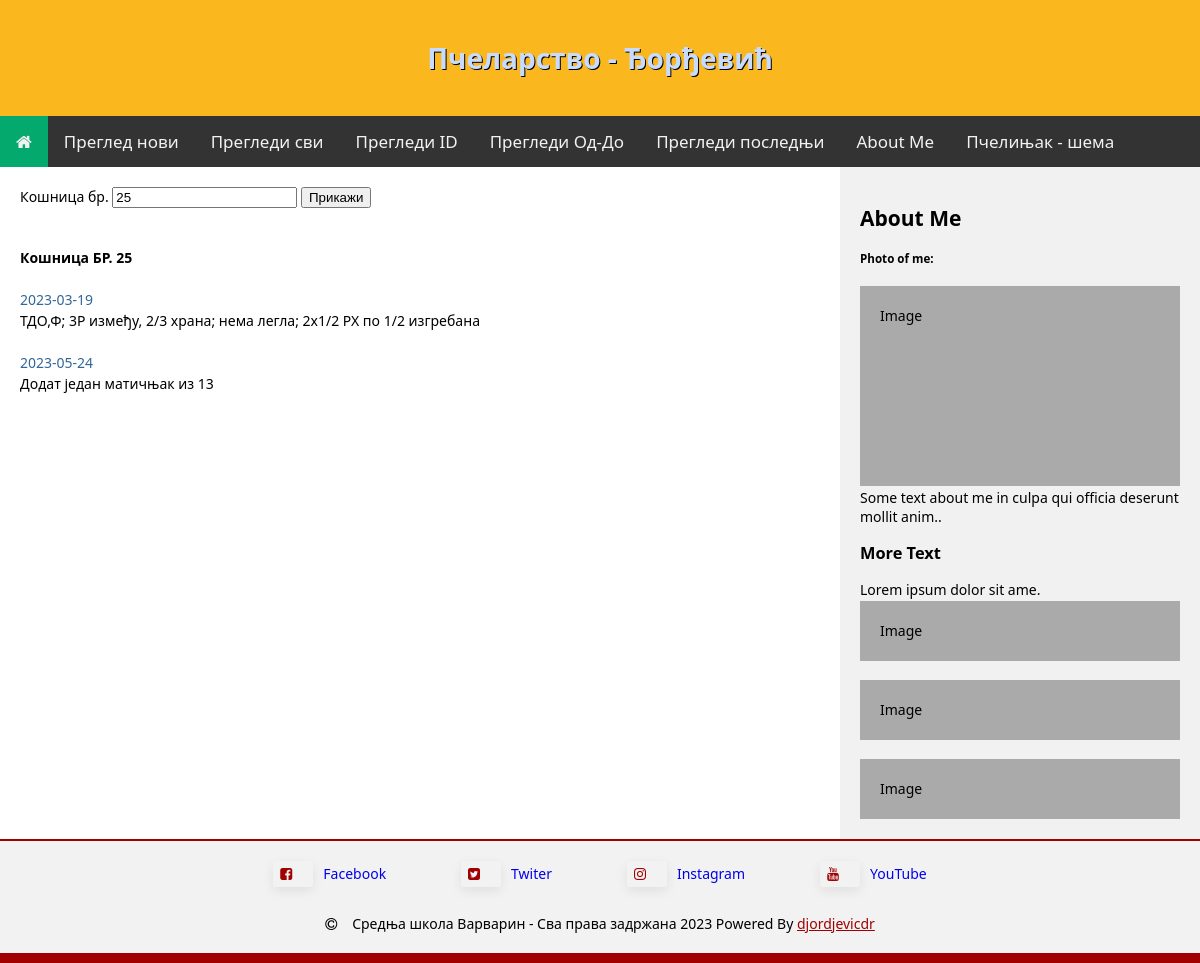
The app's page /inspect_by_id?hive_id=25, older data.
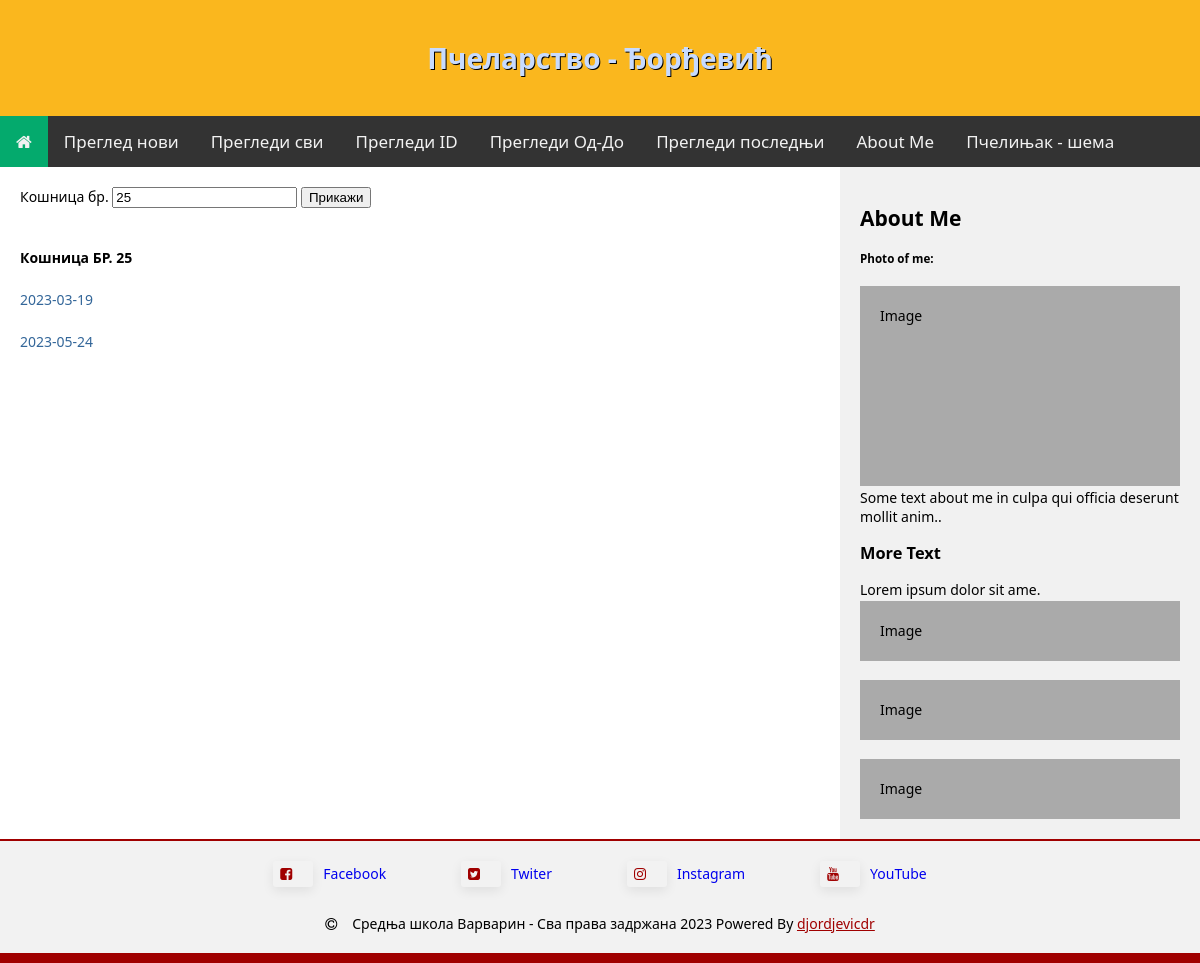
The same page, newer data.
### tables this page shows
CREATE TABLE inspect (id INTEGER PRIMARY KEY ASC AUTOINCREMENT NOT NULL, hive_id TEXT (2) NOT NULL, date DATE NOT NULL, state VARCHAR (255), interv VARCHAR (255), note NVARCHAR (255) NOT NULL, frames VARCHAR (127));

### app.py (the view)
@app.route("/inspect_by_id")
def inspect_by_id():
    db = os.path.join(app.root_path, 'pcelinjak.db')
    con = sqlite3.connect(db)
    cur = con.cursor()
    hive_id = request.args.get("hive_id")
    if hive_id == None:
        return render_template("inspect_by_id.html", hive_id=None, review=None)
    else:
        sql="""
        SELECT date, hive_id, note
        FROM inspect
        WHERE hive_id=?
        """
        cur.execute(sql, (hive_id,))
        rew=cur.fetchall()
        con.close()
        return render_template("inspect_by_id.html", hive_id=hive_id, review=rew)

### templates/inspect_by_id.html
{% extends 'template.html' %}
{% block content %}
<form>
  <label for="hive_id">Кошница бр.</label>
  <input type="text" name="hive_id" id="hive_id" {% if hive_id != None %} value="{{ hive_id }}" {% endif %} />
  <input type="submit" value="Прикажи" />
</form>
{% if review != None %}
  <br>
  <br>
  <p><b>Кошница БР. {{ hive_id }}</b></p>
  <br>
  {% for (date, hive_id, observation) in review %}
    <p style="color: #336699">{{ date }}</p>
    <p>{{ observation }}</p>
    <br>
  {% endfor %}
{% endif %}
{% endblock content %}

Row changes from the older to the newer data that the page shows:
changed inspect (number 1 of 2 on the later page): note "ТДО,Ф; 3Р између, 2/3 храна; нема легла; 2x1/2 РХ по 1/2 изгребана" → (not shown)
changed inspect (number 2 of 2 on the later page): note "Додат један матичњак из 13" → (not shown)
